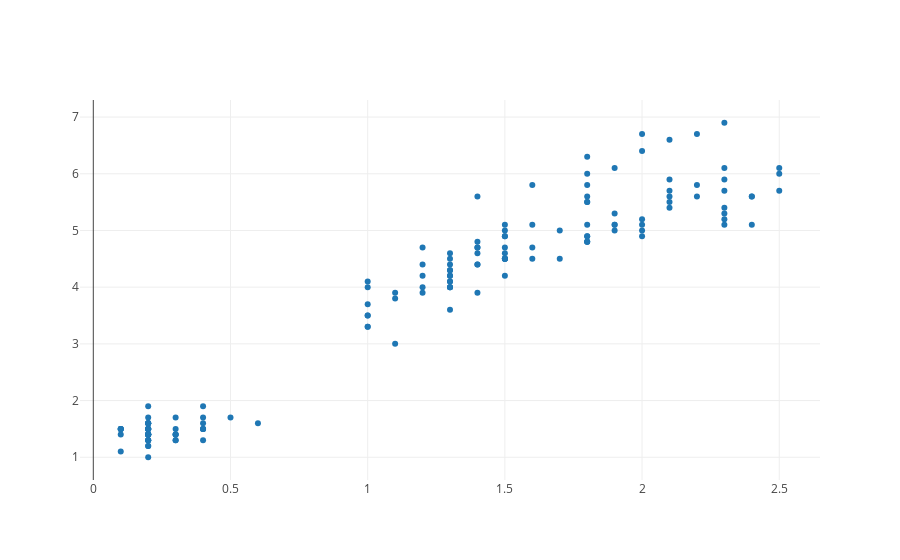

Here is the notebook cell this chart was saved with:
### Markdown cell above
### Simple scatterplot

### Code cell
import plotly
import plotly.graph_objs as go

# Create a trace
trace = go.Scatter(
    x = iris_df['petal_width'],
    y = iris_df['petal_length'],
    mode = 'markers'
)

plotly.offline.init_notebook_mode(connected=True)

# Plot and embed in ipython notebook
plotly.offline.iplot([trace])

### Figure 1 — Plotly figure (JSON) as saved in the notebook; plotly's stock layout.template omitted (floating-point values rounded to 4 significant figures; data arrays with more than 128 entries replaced by an {"elided": "..."} marker saying what was removed)
{"data": [{"mode": "markers", "type": "scatter", "x": {"elided": "150 float values"}, "y": {"elided": "150 float values"}}], "layout": {}}
